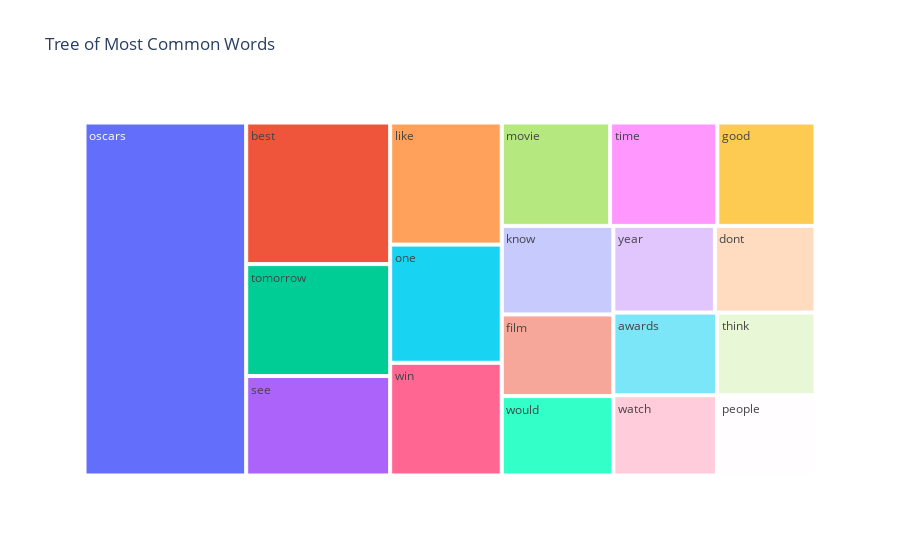

The notebook cell saved with this chart:
### Code cell
fig = px.treemap(temp, path=['Common_words'], values='count',title='Tree of Most Common Words')
fig.show()

### Figure 1 — Plotly figure (JSON) as saved in the notebook; plotly's stock layout.template omitted (floating-point values rounded to 4 significant figures)
{"data": [{"branchvalues": "total", "domain": {"x": [0, 1], "y": [0, 1]}, "hovertemplate": "labels=%{label}<br>count=%{value}<br>parent=%{parent}<br>id=%{id}<extra></extra>", "ids": ["awards", "best", "dont", "film", "good", "know", "like", "movie", "one", "oscars", "people", "see", "think", "time", "tomorrow", "watch", "win", "would", "year"], "labels": ["awards", "best", "dont", "film", "good", "know", "like", "movie", "one", "oscars", "people", "see", "think", "time", "tomorrow", "watch", "win", "would", "year"], "name": "", "parents": ["", "", "", "", "", "", "", "", "", "", "", "", "", "", "", "", "", "", ""], "type": "treemap", "values": [1333, 3172, 1356, 1418, 1579, 1537, 2119, 1743, 2051, 8879, 1228, 2228, 1268, 1724, 2507, 1295, 1956, 1378, 1370]}], "layout": {"legend": {"tracegroupgap": 0}, "title": {"text": "Tree of Most Common Words"}}}
